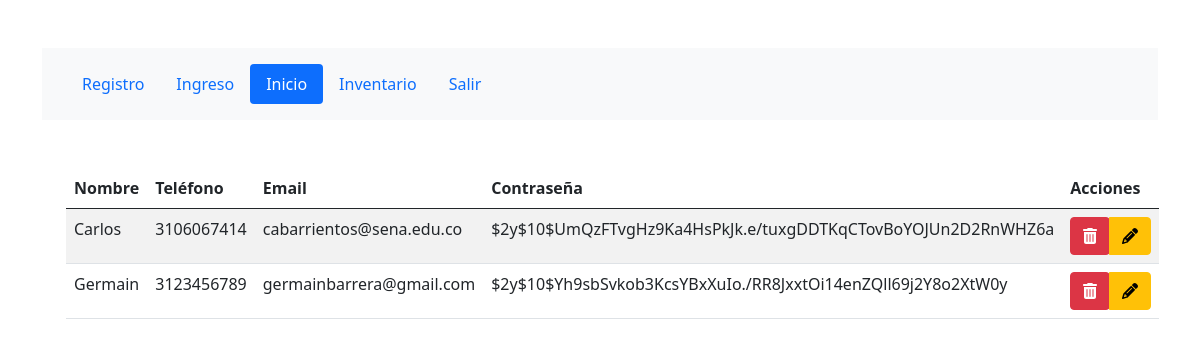
/index.php?modulo=contenido (signed in), run on the app's committed database.
### tables this page shows
CREATE TABLE `personas` (
  `pk_id_persona` int(11) NOT NULL,
  `pers_nombre` varchar(40) NOT NULL,
  `pers_telefono` varchar(15) NOT NULL,
  `pers_correo` varchar(50) NOT NULL,
  `pers_clave` varchar(255) NOT NULL,
  `pers_fecha_registro` datetime NOT NULL DEFAULT current_timestamp(),
  `fk_id_rol` int(11) NOT NULL DEFAULT 3
);

### controladores/plantilla.controlador.php (called while the page is built)
<?php
class ControladorPlantilla{
    public function ctrPlantilla(){
        include "vistas/plantilla.php";
    }
}

### index.php (called while the page is built, shortened)
<?php
require_once "controladores/plantilla.controlador.php";
require_once "controladores/registro.controlador.php";
require_once "controladores/producto.controlador.php";
require_once "modelos/registro.modelo.php";
require_once "modelos/conexion.php";
$plantilla = new ControladorPlantilla();
$plantilla -> ctrPlantilla();

### controladores/registro.controlador.php (called while the page is built, shortened)
<?php
include "modelos/registro.modelo.php";
class ControladorRegistro{
    static public function ctrSeleccionarRegistro($item = null, $valor = null){
        $tabla = "personas";
        $respuesta = ModeloRegistro::mdlSeleccionarRegistro($tabla, $item, $valor);
        return $respuesta;
    }
}

### modelos/conexion.php (called while the page is built)
<?php
    class Conexion{
        static public function conectar(){
            $link = new PDO("mysql:host=localhost:3308;dbname=phpsena_bd","root","");
            return $link;
        }
    }

### modelos/registro.modelo.php (called while the page is built, shortened)
<?php
require_once "conexion.php";
class ModeloRegistro {
    static public function mdlSeleccionarRegistro($tabla, $item, $valor){
        if ($item === null && $valor === null) {
                $sql = "
                SELECT
                    pk_id_persona AS id,
                    pers_nombre,
                    pers_telefono,
                    pers_correo,
                    pers_clave,
                    DATE_FORMAT(pers_fecha_registro, '%d/%m/%Y') AS fecha
                FROM {$tabla}
                ORDER BY pk_id_persona DESC
                ";
                $stmt = Conexion::conectar()->prepare($sql);
                $stmt->execute();
                $datos = $stmt->fetchAll(PDO::FETCH_ASSOC);
                return $datos;
        }
    }
}

### vistas/modulos/contenido.php (the view, shortened to what this page needs)
<?php
    require_once "controladores/registro.controlador.php";
    require_once "modelos/registro.modelo.php";
    $registros = ControladorRegistro::ctrSeleccionarRegistro();
?>
<section class="container-fluid">
    <div class="container py-5">
        <table class="table table-striped">
            <thead>
                <tr>
                    <th>Nombre</th>
                    <th>Teléfono</th>
                    <th>Email</th>
                    <th>Contraseña</th>
                    <th>Acciones</th>
                </tr>
            </thead>
            <tbody>
            <?php if (!empty($registros)): ?>
                <?php foreach ($registros as $registro): ?>
                    <tr>
                        <td><?= htmlspecialchars($registro["pers_nombre"],   ENT_QUOTES, 'UTF-8') ?></td>
                        <td><?= htmlspecialchars($registro["pers_telefono"], ENT_QUOTES, 'UTF-8') ?></td>
                        <td><?= htmlspecialchars($registro["pers_correo"],   ENT_QUOTES, 'UTF-8') ?></td>
                        <td><?= htmlspecialchars($registro["pers_clave"],    ENT_QUOTES, 'UTF-8') ?></td>
                        <td>
                            <div class="btn-group" role="group">
                                <form method="post" onsubmit="return confirm('¿Seguro que deseas eliminar este registro?');">
                                    <button type="submit" name="delete" class="btn btn-danger">
                                        <i class="fas fa-trash-alt"></i>
                                    </button>
                                </form>
                                <a href="index.php?modulo=editar&id=<?= $registro['id'] ?>" class="btn btn-warning">
                                    <i class="fas fa-pencil-alt"></i>
                                </a>
                            </div>
                        </td>
                    </tr>
                <?php endforeach; ?>
            <?php else: ?>
                <tr>
                    <td colspan="5" class="text-center">No hay registros de personas para mostrar.</td>
                </tr>
            <?php endif; ?>
            </tbody>
        </table>
    </div>
</section>

### vistas/plantilla.php (shortened to what this page needs)
<!DOCTYPE html>
<html lang="es">
<head>
    <link href="vistas/librerias/bootstrap.min.css" rel="stylesheet">
    <link rel="stylesheet" href="vistas/css/styles.css">
         <link rel="stylesheet" href="https://cdnjs.cloudflare.com/ajax/libs/font-awesome/6.7.2/css/all.min.css">
</head>
<body>
    <div class="container-fluid">
            <div class="container py-5">
                <?php
                    include "modulos/menu.php";
                    if(isset($_GET["modulo"])){
                        if( $_GET["modulo"] == "registro" ||
                            $_GET["modulo"] == "ingreso" ||
                            $_GET["modulo"] == "contenido" ||
                            $_GET["modulo"] == "producto" ||
                            $_GET["modulo"] == "editar" ||
                            $_GET["modulo"] == "salir"){
                            include "modulos/".$_GET["modulo"].".php";
                        }else{
                            include "modulos/error404.php";
                        }
                    }else{
                        include "modulos/ingreso.php";
                    }
                    ?>
            </div>
    </div>
</body>
</html>

### vistas/modulos/menu.php
<section class="container-fluid bg-light">
    <div class="container">
        <nav class="navbar navbar-expand-lg navbar-light bg-light">
            <ul class="nav nav-justified py-2 nav-pills">
                <?php if(isset($_GET["modulo"])): ?>
                    <?php if($_GET["modulo"] == "registro"):?>
                      <li class="nav-item">
                        <a href="index.php?modulo=registro" class="nav-link active">Registro</a>
                      </li>
                    <?php else: ?>
                        <li class="nav-item">
                         <a href="index.php?modulo=registro" class="nav-link">Registro</a>
                       </li>
                    <?php endif ?>
                    <?php if($_GET["modulo"] == "ingreso"):?>
                        <li class="nav-item">
                         <a href="index.php?modulo=ingreso" class="nav-link active">Ingreso</a>
                       </li>
                    <?php else: ?>
                        <li class="nav-item">
                         <a href="index.php?modulo=ingreso" class="nav-link">Ingreso</a>
                       </li>
                    <?php endif ?>
                    <?php if($_GET["modulo"] == "contenido"):?>
                        <li class="nav-item">
                        <a href="index.php?modulo=contenido" class="nav-link active">Inicio</a>
                    </li>
                    <?php else: ?>
                        <li class="nav-item">
                        <a href="index.php?modulo=contenido" class="nav-link">Inicio</a>
                    </li>
                    <?php endif ?>
                    <?php if($_GET["modulo"] == "producto"):?>
                        <li class="nav-item">
                        <a href="index.php?modulo=producto" class="nav-link active">Inventario</a>
                    </li>
                    <?php else: ?>
                        <li class="nav-item">
                        <a href="index.php?modulo=producto" class="nav-link">Inventario</a>
                    </li>
                    <?php endif ?>
                    <?php if($_GET["modulo"] == "salir"):?>
                        <li class="nav-item">
                        <a href="#" class="nav-link active">Salir</a>
                    </li>
                    <?php else: ?>
                        <li class="nav-item">
                        <a href="index.php?modulo=salir" class="nav-link">Salir</a>
                    </li>
                    <?php endif ?>
                <?php endif ?>
            </ul>
        </nav>
    </div>
</section>

### data on the page
personas: pers_nombre "Carlos", pers_telefono "3106067414", pers_correo "cabarrientos@sena.edu.co", pers_clave "$2y$10$UmQzFTvgHz9Ka4HsPkJk.e/tuxgDDTKqCTovBoYOJUn2D2RnWHZ6a"
personas: pers_nombre "Germain", pers_telefono "3123456789", pers_correo "germainbarrera@gmail.com", pers_clave "$2y$10$Yh9sbSvkob3KcsYBxXuIo./RR8JxxtOi14enZQll69j2Y8o2XtW0y"
